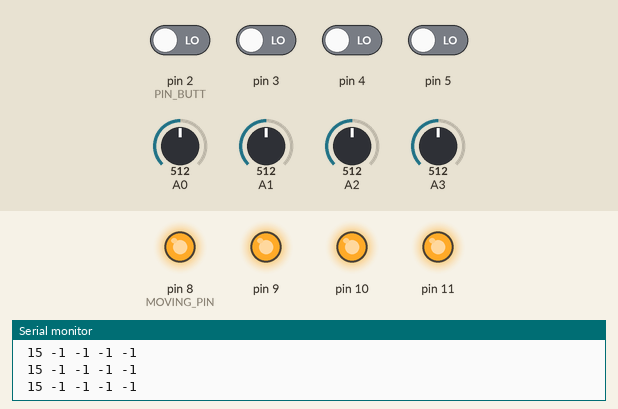
Recording of a sketch running on a simulated Arduino Uno, built with avr-gcc and run on an emulated ATmega328P. Shown: output pins drawn as LEDs (lit = HIGH), the last lines printed to the serial monitor. The inputs (shaded band) are chosen by the test bench; at power-on: pin 2 (PIN_BUTT), pin 3–5 LOW, A0 = 512, A3 = 512, A1 = 512, A2 = 512.

Above: at 1.2 s.
1.3 s: pin 5 driven HIGH
At 1.7 s:
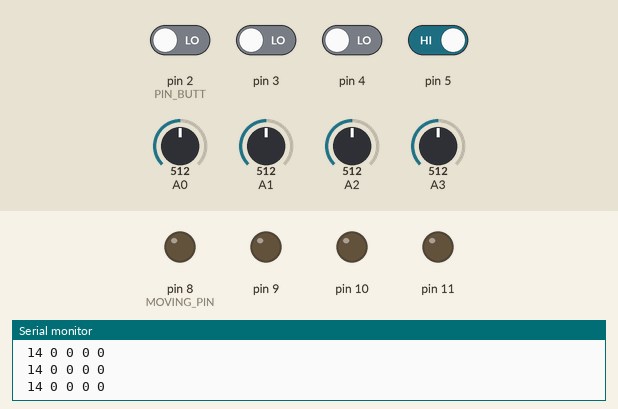
2.8 s: A0 set to 716
At 3.9 s:
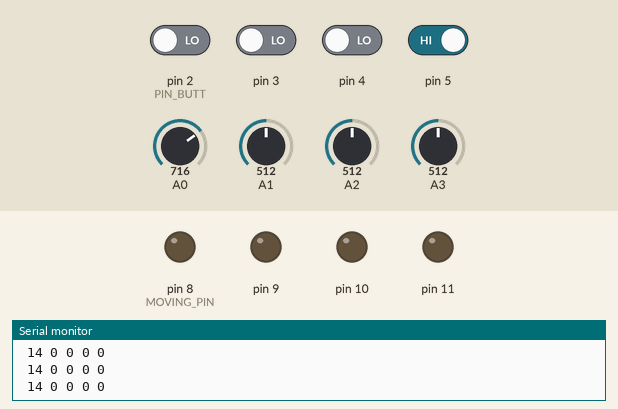
4.3 s: A3 set to 716
At 5.0 s:
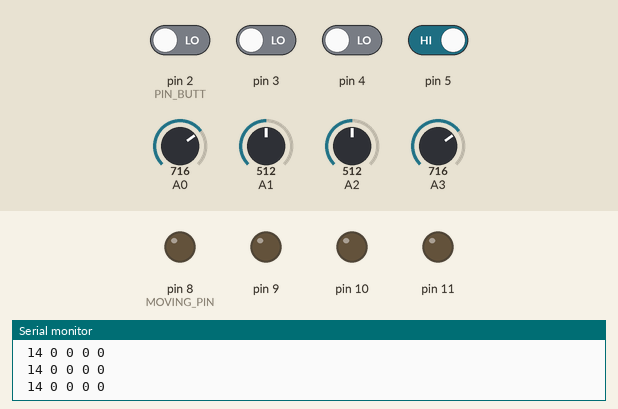
5.8 s: A1 set to 716
At 6.8 s:
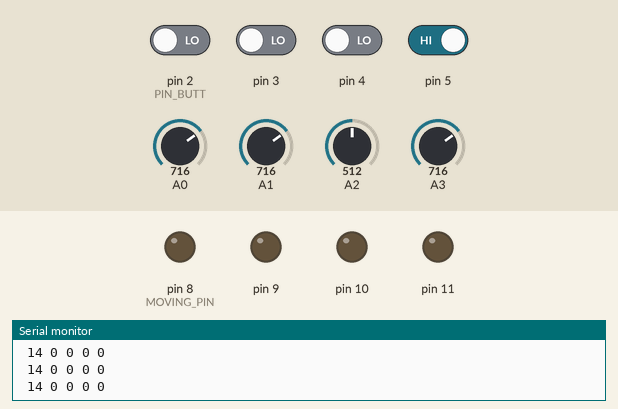
7.3 s: A2 set to 716
At 7.9 s:
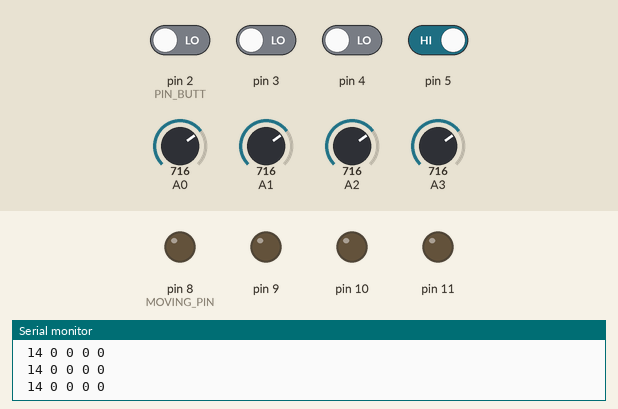
Timing chart, 0 to 10.3 s (numbered marks = the images above; inputs shaded):
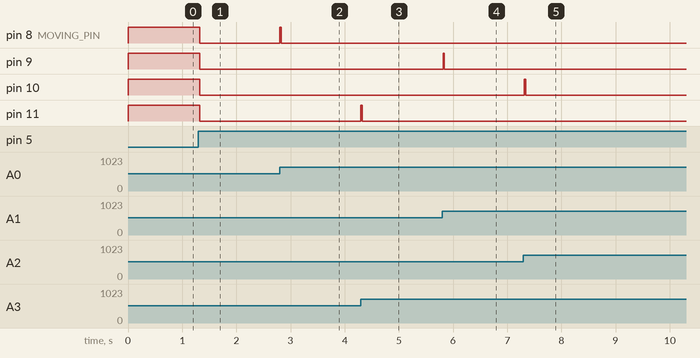

Measured:
- after the input at 1.3 s, pin 8 (MOVING_PIN), pin 9–11: HIGH → LOW at once
- after the input at 2.8 s, pin 8 (MOVING_PIN): LOW → HIGH at once, → LOW 0.02 s later
- after the input at 4.3 s, pin 11: LOW → HIGH at once, → LOW 0.02 s later
- after the input at 5.8 s, pin 9: LOW → HIGH at once, → LOW 0.02 s later
- after the input at 7.3 s, pin 10: LOW → HIGH at once, → LOW 0.02 s later

The sketch:

joystick.pde
```cpp
#include <EEPROM.h>

#define PIN_BUTT 2
#define PIN_AXES 0
#define BAUD 57600
#define CAL_PIN 13
#define MOVING_PIN 8
#define DEAD 0.06
#define EEPROM_START 70

unsigned int min[] = {
  1024, 1024, 1024, 1024      };
unsigned int max[] = {
  0, 0, 0, 0    };
unsigned int zeros[] = {
  0, 0, 0, 0  };


template <class T> int EEPROM_write(int ee, const T& value)
{
  byte const *p = reinterpret_cast<byte const *>(&value);
  int i;
  for (i = 0; i < sizeof(value); i++)
    EEPROM.write(ee++, *p++);
  return i;
}

template <class T> int EEPROM_read(int ee, T& value)
{
  byte *p = reinterpret_cast<byte *>(&value);
  int i;
  for (i = 0; i < sizeof(value); i++)
    *p++ = EEPROM.read(ee++);
  return i;
}

int remap(int val, int min, int zero, int max, int d_min, int d_max) {
  int result = 0;
  int dead_min = (int)(zero * (1.0 - DEAD));
  int dead_max = (int)(zero * (1.0 + DEAD));
  int middle = (d_max + d_min) / 2;
  if (val < dead_min) {
    result = map(val, min, dead_min, d_min, middle);
  }
  else if (val > dead_max) {
    result = map(val, dead_max, max, middle, d_max);
  }
  else {
    result = middle;
  }
  return result;
}

void setup()
{
  for (int i = 0; i < 4; i++) {
    pinMode(i + PIN_BUTT, INPUT);
    pinMode(i + MOVING_PIN, OUTPUT);
  }
  Serial.begin(BAUD);
  for (int i = 0; i < 4; i++) {
    EEPROM_read(EEPROM_START + sizeof(unsigned int) * i, min[i]);
    EEPROM_read(EEPROM_START + sizeof(unsigned int) * (4+i), zeros[i]);
    EEPROM_read(EEPROM_START + sizeof(unsigned int) * (8+i), max[i]);
  }
}

void loop()
{
  static bool calibrated = true;
  short int buttons  = 0;
  int v = 0;

  for (int i = PIN_BUTT; i < PIN_BUTT + 4; i++) {
    buttons |= !digitalRead(i);
    buttons <<= 1;
  }
  buttons >>= 1;

  if(!calibrated) {
    digitalWrite(CAL_PIN, HIGH);
    unsigned int val = 0;
    for (int i; i < 4; i++) {
      val = analogRead(i+PIN_AXES);
      if(min[i] > val)
        min[i] = val;
      if(max[i] < val)
        max[i] = val;
    }
    if(buttons == 10) {
      calibrated = true;
      for (int i = 0; i < 4; i++) {
        EEPROM_write(EEPROM_START + sizeof(unsigned int) * i, min[i]);
        EEPROM_write(EEPROM_START + sizeof(unsigned int) * (4+i), zeros[i]);
        EEPROM_write(EEPROM_START + sizeof(unsigned int) * (8+i), max[i]);
      }
    }
  }
  else {
    digitalWrite(CAL_PIN, LOW);
  }
  Serial.print(" ");
  Serial.print(buttons);
  Serial.print(" ");
  for (int i = 0; i < 4; i++) {
    v = remap(analogRead(i + PIN_AXES),min[i], zeros[i],max[i], -100, 100);
    digitalWrite(MOVING_PIN + i, v == 0 ? LOW : HIGH);
    Serial.print(v);
    Serial.print(" ");
  }
  Serial.println("");
  if(buttons == 14) {
    calibrated = false;
    for (int i = 0; i < 4; i++) {
      zeros[i] = analogRead(i + PIN_AXES);
      min[i] = 1024;
      max[i] = 0;
    }
  }
  delay(20);
}
```
